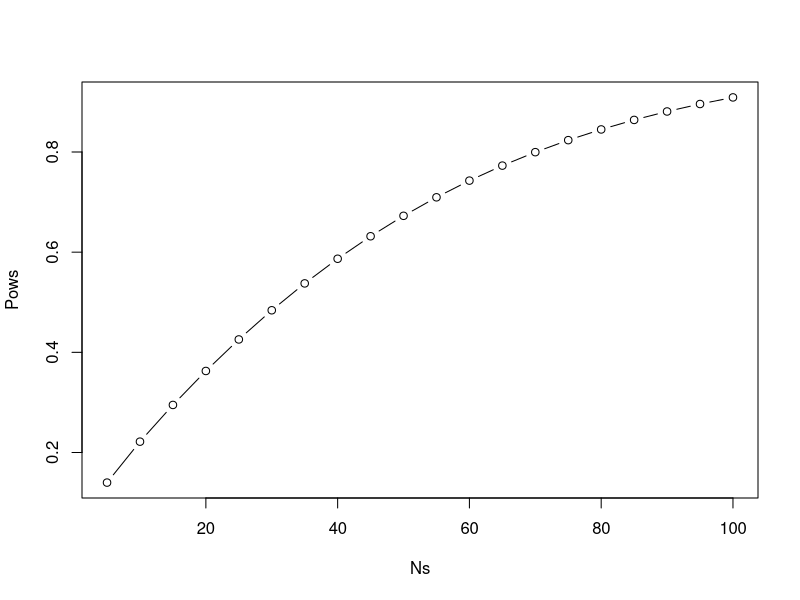
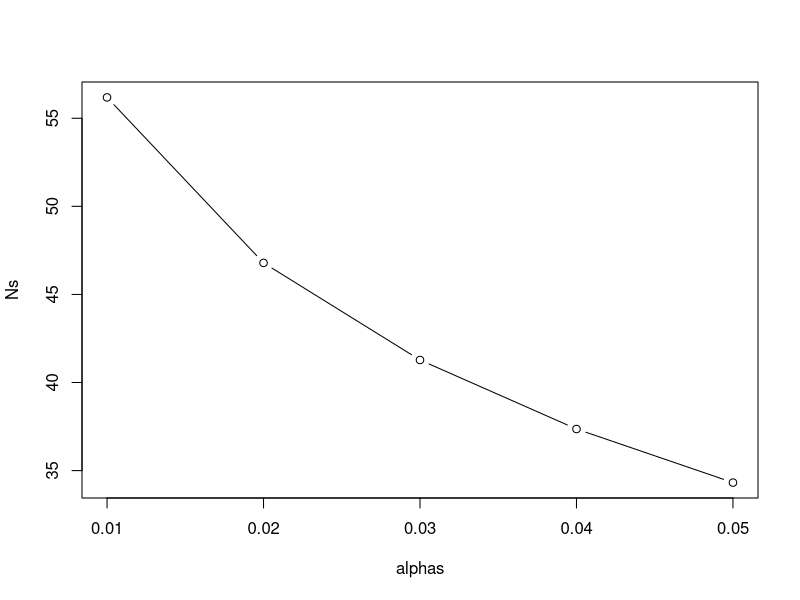
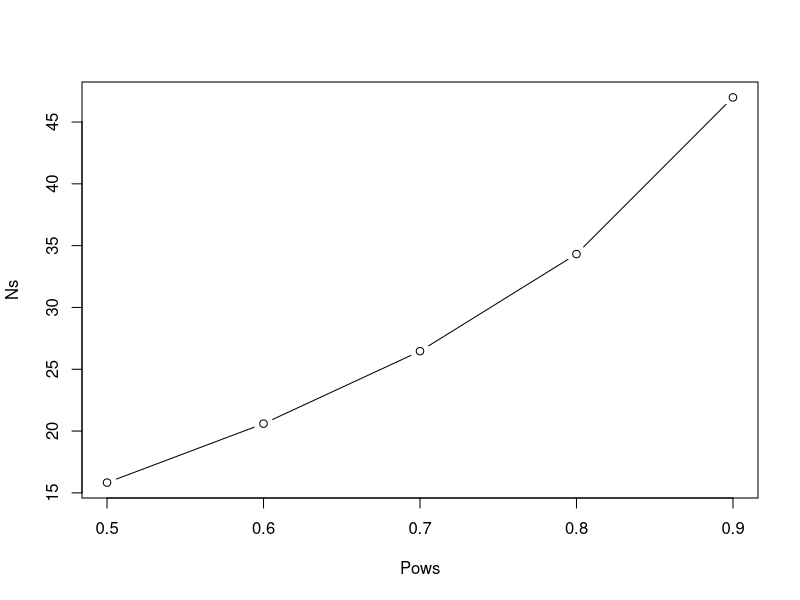

The R source for these figures, in order:
###Task 1###
country <- rnorm(1000000,mean = 175,sd = 10)
college <- rnorm(10000,mean = 178,sd = 10)
p_list <- c()
cnt <- 0
for (i in 1:100000) {
  mysample <- sample(college,10,replace = F)
  sample_test <- t.test(mysample,mu = 175,alternative = "greater")
  p_list <- c(p_list,sample_test$p.value)
  if (sample_test$p.value > 0.05) {
    cnt <- cnt+1
  }
}
mean(p_list)
cnt/100000
power.t.test(n=10,delta = 3,sd = 10,sig.level = 0.05,type = "one.sample",alternative = "one.sided")
power.t.test(n=50,delta = 3,sd = 10,sig.level = 0.05,type = "one.sample",alternative = "one.sided")
power_list <- c()
for (j in seq(5,100,by = 5)) {
  power_test <- power.t.test(n=j,delta = 3,sd = 10,sig.level = 0.05,type = "one.sample",alternative = "one.sided")
  power_list <- c(power_list,power_test$power)
}
plot(seq(5,100,by = 5),power_list,type = "b",xlab = "Ns",ylab = "Pows")


###Task 2###
population <- rnorm(10000,mean = 130,sd = 30)
count <- 0
for (i in 1:100000) {
  placebo <- rnorm(10,mean = 130,sd = 30)
  drug <- rnorm(10,mean = 117,sd = 30)
  sample_test <- t.test(placebo,drug,alternative = "greater",paired = FALSE)
  if (sample_test$p.value > 0.05) {
    count <- count+1
  }
}
count/100000
power.t.test(n=10,delta = 13,sd=30,sig.level = 0.05,type = "two.sample",alternative = "one.sided")
power.t.test(power = 0.8,delta = 13,sd = 30,sig.level = 0.05,type = "two.sample",alternative = "one.sided")
power.t.test(power = 0.8,delta = 13,sd = 30,sig.level = 0.05,type = "paired",alternative = "one.sided")
alphas <- seq(0.01,0.05,by = 0.01)
Ns <- c()
for (j in alphas) {
  power_test <- power.t.test(power = 0.8,delta = 13,sd = 30,sig.level = j,type = "paired",alternative = "one.sided")
  Ns <- c(Ns,power_test$n)
}
plot(alphas,Ns,type = "b")

Pows <- seq(0.5,0.9,by = 0.1)
Ns <- c()
for (i in Pows) {
  power_test <- power.t.test(power = i,delta = 13,sd = 30,sig.level = 0.05,type = "paired",alternative = "one.sided")
  Ns <- c(Ns,power_test$n)
}
plot(Pows,Ns,type = "b")
